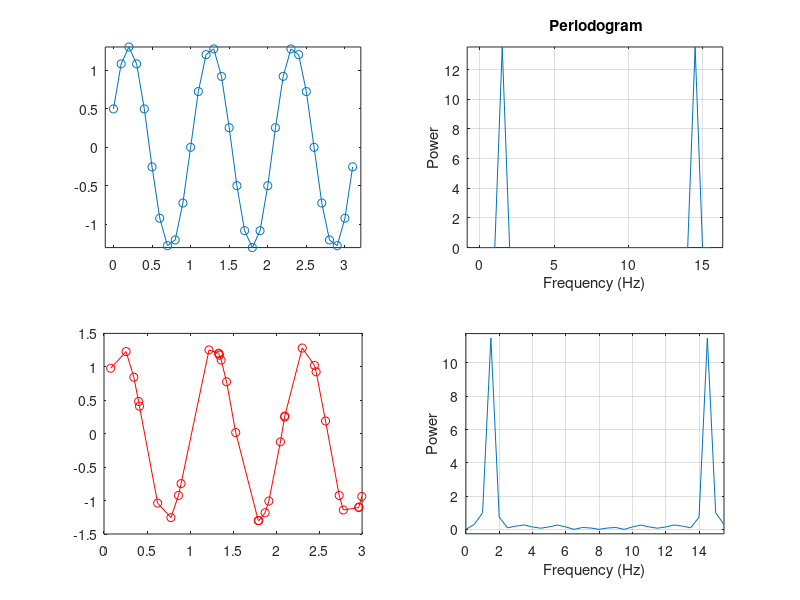

The MATLAB source for this figure:
fs = 16;                                % Sample frequency (Hz)
ns = 0:0.1:pi;
x = (1.3)*sin(2*pi*15*(ns-1)*(1/fs));             % 15 Hz component
 
m = length(x);          % Window length
n = pow2(nextpow2(m));  % Transform length
y = fft(x,n);           % DFT
f = (0:n-1)*(fs/n);     % Frequency range
power = y.*conj(y)/n;   % Power of the DFT

clf
subplot(2,2,1);
plot(ns,x,'o-'); axis equal; hold on;
subplot(2,2,2);
plot(f,power); axis equal
grid on;
xlabel('Frequency (Hz)')
ylabel('Power')
title('{\bf Periodogram}')

ns2 = sort(rand(numel(ns),1) * max(ns));
x2 = (1.3)*sin(2*pi*15*(ns2-1)*(1/fs));
subplot(2,2,3); 
plot(ns2,x2,'o-r'); 

subplot(2,2,4); 
y2 = fft(x2,n);           % DFT
power2 = y2.*conj(y2)/n;   % Power of the DFT
plot(f,power2); axis equal
xlabel('Frequency (Hz)')
ylabel('Power')
grid on;
